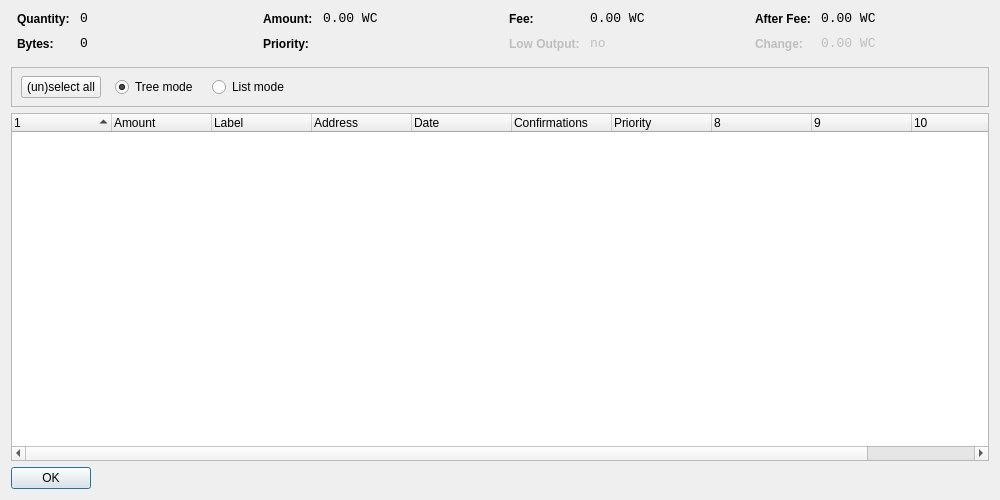
<?xml version="1.0" encoding="UTF-8"?>
<ui version="4.0">
 <class>CoinControlDialog</class>
 <widget class="QDialog" name="CoinControlDialog">
  <property name="geometry">
   <rect>
    <x>0</x>
    <y>0</y>
    <width>1000</width>
    <height>500</height>
   </rect>
  </property>
  <property name="windowTitle">
   <string>Coin Control</string>
  </property>
  <property name="styleSheet">
   <string notr="true">background-image: url(:/images/2s);</string>
  </property>
  <layout class="QVBoxLayout" name="verticalLayout">
   <item>
    <layout class="QHBoxLayout" name="horizontalLayoutTop" stretch="0,0,0,0">
     <property name="topMargin">
      <number>0</number>
     </property>
     <property name="bottomMargin">
      <number>10</number>
     </property>
     <item>
      <layout class="QFormLayout" name="formLayoutCoinControl1">
       <property name="horizontalSpacing">
        <number>10</number>
       </property>
       <property name="verticalSpacing">
        <number>10</number>
       </property>
       <property name="leftMargin">
        <number>6</number>
       </property>
       <property name="rightMargin">
        <number>6</number>
       </property>
       <item row="0" column="0">
        <widget class="QLabel" name="labelCoinControlQuantityText">
         <property name="styleSheet">
          <string notr="true">font-weight:bold;</string>
         </property>
         <property name="text">
          <string>Quantity:</string>
         </property>
        </widget>
       </item>
       <item row="0" column="1">
        <widget class="QLabel" name="labelCoinControlQuantity">
         <property name="font">
          <font>
           <family>Monospace</family>
           <pointsize>10</pointsize>
          </font>
         </property>
         <property name="cursor">
          <cursorShape>IBeamCursor</cursorShape>
         </property>
         <property name="contextMenuPolicy">
          <enum>Qt::ActionsContextMenu</enum>
         </property>
         <property name="text">
          <string notr="true">0</string>
         </property>
         <property name="textInteractionFlags">
          <set>Qt::LinksAccessibleByMouse|Qt::TextSelectableByKeyboard|Qt::TextSelectableByMouse</set>
         </property>
        </widget>
       </item>
       <item row="1" column="0">
        <widget class="QLabel" name="labelCoinControlBytesText">
         <property name="styleSheet">
          <string notr="true">font-weight:bold;</string>
         </property>
         <property name="text">
          <string>Bytes:</string>
         </property>
        </widget>
       </item>
       <item row="1" column="1">
        <widget class="QLabel" name="labelCoinControlBytes">
         <property name="font">
          <font>
           <family>Monospace</family>
           <pointsize>10</pointsize>
          </font>
         </property>
         <property name="cursor">
          <cursorShape>IBeamCursor</cursorShape>
         </property>
         <property name="contextMenuPolicy">
          <enum>Qt::ActionsContextMenu</enum>
         </property>
         <property name="text">
          <string notr="true">0</string>
         </property>
         <property name="textInteractionFlags">
          <set>Qt::LinksAccessibleByMouse|Qt::TextSelectableByKeyboard|Qt::TextSelectableByMouse</set>
         </property>
        </widget>
       </item>
      </layout>
     </item>
     <item>
      <layout class="QFormLayout" name="formLayoutCoinControl2">
       <property name="horizontalSpacing">
        <number>10</number>
       </property>
       <property name="verticalSpacing">
        <number>10</number>
       </property>
       <property name="leftMargin">
        <number>6</number>
       </property>
       <property name="rightMargin">
        <number>6</number>
       </property>
       <item row="0" column="0">
        <widget class="QLabel" name="labelCoinControlAmountText">
         <property name="styleSheet">
          <string notr="true">font-weight:bold;</string>
         </property>
         <property name="text">
          <string>Amount:</string>
         </property>
        </widget>
       </item>
       <item row="0" column="1">
        <widget class="QLabel" name="labelCoinControlAmount">
         <property name="font">
          <font>
           <family>Monospace</family>
           <pointsize>10</pointsize>
          </font>
         </property>
         <property name="cursor">
          <cursorShape>IBeamCursor</cursorShape>
         </property>
         <property name="contextMenuPolicy">
          <enum>Qt::ActionsContextMenu</enum>
         </property>
         <property name="text">
          <string notr="true">0.00 WC</string>
         </property>
         <property name="textInteractionFlags">
          <set>Qt::LinksAccessibleByMouse|Qt::TextSelectableByKeyboard|Qt::TextSelectableByMouse</set>
         </property>
        </widget>
       </item>
       <item row="1" column="0">
        <widget class="QLabel" name="labelCoinControlPriorityText">
         <property name="styleSheet">
          <string notr="true">font-weight:bold;</string>
         </property>
         <property name="text">
          <string>Priority:</string>
         </property>
        </widget>
       </item>
       <item row="1" column="1">
        <widget class="QLabel" name="labelCoinControlPriority">
         <property name="font">
          <font>
           <family>Monospace</family>
           <pointsize>10</pointsize>
          </font>
         </property>
         <property name="cursor">
          <cursorShape>IBeamCursor</cursorShape>
         </property>
         <property name="contextMenuPolicy">
          <enum>Qt::ActionsContextMenu</enum>
         </property>
         <property name="text">
          <string/>
         </property>
         <property name="textInteractionFlags">
          <set>Qt::LinksAccessibleByMouse|Qt::TextSelectableByKeyboard|Qt::TextSelectableByMouse</set>
         </property>
        </widget>
       </item>
      </layout>
     </item>
     <item>
      <layout class="QFormLayout" name="formLayoutCoinControl3">
       <property name="horizontalSpacing">
        <number>10</number>
       </property>
       <property name="verticalSpacing">
        <number>10</number>
       </property>
       <property name="leftMargin">
        <number>6</number>
       </property>
       <property name="rightMargin">
        <number>6</number>
       </property>
       <item row="0" column="0">
        <widget class="QLabel" name="labelCoinControlFeeText">
         <property name="styleSheet">
          <string notr="true">font-weight:bold;</string>
         </property>
         <property name="text">
          <string>Fee:</string>
         </property>
        </widget>
       </item>
       <item row="0" column="1">
        <widget class="QLabel" name="labelCoinControlFee">
         <property name="font">
          <font>
           <family>Monospace</family>
           <pointsize>10</pointsize>
          </font>
         </property>
         <property name="cursor">
          <cursorShape>IBeamCursor</cursorShape>
         </property>
         <property name="contextMenuPolicy">
          <enum>Qt::ActionsContextMenu</enum>
         </property>
         <property name="text">
          <string notr="true">0.00 WC</string>
         </property>
         <property name="textInteractionFlags">
          <set>Qt::LinksAccessibleByMouse|Qt::TextSelectableByKeyboard|Qt::TextSelectableByMouse</set>
         </property>
        </widget>
       </item>
       <item row="1" column="0">
        <widget class="QLabel" name="labelCoinControlLowOutputText">
         <property name="enabled">
          <bool>false</bool>
         </property>
         <property name="styleSheet">
          <string notr="true">font-weight:bold;</string>
         </property>
         <property name="text">
          <string>Low Output:</string>
         </property>
        </widget>
       </item>
       <item row="1" column="1">
        <widget class="QLabel" name="labelCoinControlLowOutput">
         <property name="enabled">
          <bool>false</bool>
         </property>
         <property name="font">
          <font>
           <family>Monospace</family>
           <pointsize>10</pointsize>
          </font>
         </property>
         <property name="cursor">
          <cursorShape>IBeamCursor</cursorShape>
         </property>
         <property name="contextMenuPolicy">
          <enum>Qt::ActionsContextMenu</enum>
         </property>
         <property name="text">
          <string notr="true">no</string>
         </property>
         <property name="textInteractionFlags">
          <set>Qt::LinksAccessibleByMouse|Qt::TextSelectableByKeyboard|Qt::TextSelectableByMouse</set>
         </property>
        </widget>
       </item>
      </layout>
     </item>
     <item>
      <layout class="QFormLayout" name="formLayoutCoinControl4">
       <property name="horizontalSpacing">
        <number>10</number>
       </property>
       <property name="verticalSpacing">
        <number>10</number>
       </property>
       <property name="leftMargin">
        <number>6</number>
       </property>
       <property name="rightMargin">
        <number>6</number>
       </property>
       <item row="0" column="0">
        <widget class="QLabel" name="labelCoinControlAfterFeeText">
         <property name="styleSheet">
          <string notr="true">font-weight:bold;</string>
         </property>
         <property name="text">
          <string>After Fee:</string>
         </property>
        </widget>
       </item>
       <item row="0" column="1">
        <widget class="QLabel" name="labelCoinControlAfterFee">
         <property name="font">
          <font>
           <family>Monospace</family>
           <pointsize>10</pointsize>
          </font>
         </property>
         <property name="cursor">
          <cursorShape>IBeamCursor</cursorShape>
         </property>
         <property name="contextMenuPolicy">
          <enum>Qt::ActionsContextMenu</enum>
         </property>
         <property name="text">
          <string notr="true">0.00 WC</string>
         </property>
         <property name="textInteractionFlags">
          <set>Qt::LinksAccessibleByMouse|Qt::TextSelectableByKeyboard|Qt::TextSelectableByMouse</set>
         </property>
        </widget>
       </item>
       <item row="1" column="0">
        <widget class="QLabel" name="labelCoinControlChangeText">
         <property name="enabled">
          <bool>false</bool>
         </property>
         <property name="styleSheet">
          <string notr="true">font-weight:bold;</string>
         </property>
         <property name="text">
          <string>Change:</string>
         </property>
        </widget>
       </item>
       <item row="1" column="1">
        <widget class="QLabel" name="labelCoinControlChange">
         <property name="enabled">
          <bool>false</bool>
         </property>
         <property name="font">
          <font>
           <family>Monospace</family>
           <pointsize>10</pointsize>
          </font>
         </property>
         <property name="cursor">
          <cursorShape>IBeamCursor</cursorShape>
         </property>
         <property name="contextMenuPolicy">
          <enum>Qt::ActionsContextMenu</enum>
         </property>
         <property name="text">
          <string notr="true">0.00 WC</string>
         </property>
         <property name="textInteractionFlags">
          <set>Qt::LinksAccessibleByMouse|Qt::TextSelectableByKeyboard|Qt::TextSelectableByMouse</set>
         </property>
        </widget>
       </item>
      </layout>
     </item>
    </layout>
   </item>
   <item>
    <widget class="QFrame" name="frame">
     <property name="minimumSize">
      <size>
       <width>0</width>
       <height>40</height>
      </size>
     </property>
     <property name="frameShape">
      <enum>QFrame::StyledPanel</enum>
     </property>
     <property name="frameShadow">
      <enum>QFrame::Sunken</enum>
     </property>
     <widget class="QWidget" name="horizontalLayoutWidget">
      <property name="geometry">
       <rect>
        <x>10</x>
        <y>0</y>
        <width>781</width>
        <height>41</height>
       </rect>
      </property>
      <layout class="QHBoxLayout" name="horizontalLayoutPanel" stretch="0,0,0,0">
       <property name="spacing">
        <number>14</number>
       </property>
       <item>
        <widget class="QPushButton" name="pushButtonSelectAll">
         <property name="sizePolicy">
          <sizepolicy hsizetype="Maximum" vsizetype="Fixed">
           <horstretch>0</horstretch>
           <verstretch>0</verstretch>
          </sizepolicy>
         </property>
         <property name="text">
          <string>(un)select all</string>
         </property>
        </widget>
       </item>
       <item>
        <widget class="QRadioButton" name="radioTreeMode">
         <property name="sizePolicy">
          <sizepolicy hsizetype="Maximum" vsizetype="Fixed">
           <horstretch>0</horstretch>
           <verstretch>0</verstretch>
          </sizepolicy>
         </property>
         <property name="text">
          <string>Tree mode</string>
         </property>
         <property name="checked">
          <bool>true</bool>
         </property>
        </widget>
       </item>
       <item>
        <widget class="QRadioButton" name="radioListMode">
         <property name="sizePolicy">
          <sizepolicy hsizetype="Maximum" vsizetype="Fixed">
           <horstretch>0</horstretch>
           <verstretch>0</verstretch>
          </sizepolicy>
         </property>
         <property name="text">
          <string>List mode</string>
         </property>
        </widget>
       </item>
       <item>
        <spacer name="horizontalSpacer">
         <property name="orientation">
          <enum>Qt::Horizontal</enum>
         </property>
         <property name="sizeHint" stdset="0">
          <size>
           <width>40</width>
           <height>20</height>
          </size>
         </property>
        </spacer>
       </item>
      </layout>
     </widget>
    </widget>
   </item>
   <item>
    <widget class="CoinControlTreeWidget" name="treeWidget">
     <property name="contextMenuPolicy">
      <enum>Qt::CustomContextMenu</enum>
     </property>
     <property name="sortingEnabled">
      <bool>false</bool>
     </property>
     <property name="columnCount">
      <number>11</number>
     </property>
     <attribute name="headerShowSortIndicator" stdset="0">
      <bool>true</bool>
     </attribute>
     <attribute name="headerStretchLastSection">
      <bool>false</bool>
     </attribute>
     <column>
      <property name="text">
       <string/>
      </property>
     </column>
     <column>
      <property name="text">
       <string>Amount</string>
      </property>
     </column>
     <column>
      <property name="text">
       <string>Label</string>
      </property>
     </column>
     <column>
      <property name="text">
       <string>Address</string>
      </property>
     </column>
     <column>
      <property name="text">
       <string>Date</string>
      </property>
     </column>
     <column>
      <property name="text">
       <string>Confirmations</string>
      </property>
      <property name="toolTip">
       <string>Confirmed</string>
      </property>
     </column>
     <column>
      <property name="text">
       <string>Priority</string>
      </property>
     </column>
     <column>
      <property name="text">
       <string/>
      </property>
     </column>
     <column>
      <property name="text">
       <string/>
      </property>
     </column>
     <column>
      <property name="text">
       <string/>
      </property>
     </column>
     <column>
      <property name="text">
       <string/>
      </property>
     </column>
    </widget>
   </item>
   <item>
    <widget class="QDialogButtonBox" name="buttonBox">
     <property name="sizePolicy">
      <sizepolicy hsizetype="Maximum" vsizetype="Fixed">
       <horstretch>0</horstretch>
       <verstretch>0</verstretch>
      </sizepolicy>
     </property>
     <property name="orientation">
      <enum>Qt::Horizontal</enum>
     </property>
     <property name="standardButtons">
      <set>QDialogButtonBox::Ok</set>
     </property>
    </widget>
   </item>
  </layout>
 </widget>
 <customwidgets>
  <customwidget>
   <class>CoinControlTreeWidget</class>
   <extends>QTreeWidget</extends>
   <header>coincontroltreewidget.h</header>
  </customwidget>
 </customwidgets>
 <resources/>
 <connections/>
</ui>
